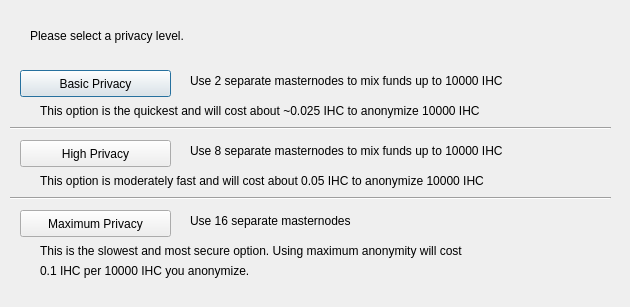
<?xml version="1.0" encoding="UTF-8"?>
<ui version="4.0">
 <class>ObfuscationConfig</class>
 <widget class="QDialog" name="ObfuscationConfig">
  <property name="geometry">
   <rect>
    <x>0</x>
    <y>0</y>
    <width>630</width>
    <height>307</height>
   </rect>
  </property>
  <property name="windowTitle">
   <string>Configure Obfuscation</string>
  </property>
  <widget class="QPushButton" name="buttonBasic">
   <property name="geometry">
    <rect>
     <x>20</x>
     <y>70</y>
     <width>151</width>
     <height>27</height>
    </rect>
   </property>
   <property name="text">
    <string>Basic Privacy</string>
   </property>
  </widget>
  <widget class="QPushButton" name="buttonHigh">
   <property name="geometry">
    <rect>
     <x>20</x>
     <y>140</y>
     <width>151</width>
     <height>27</height>
    </rect>
   </property>
   <property name="text">
    <string>High Privacy</string>
   </property>
  </widget>
  <widget class="QPushButton" name="buttonMax">
   <property name="geometry">
    <rect>
     <x>20</x>
     <y>210</y>
     <width>151</width>
     <height>27</height>
    </rect>
   </property>
   <property name="text">
    <string>Maximum Privacy</string>
   </property>
  </widget>
  <widget class="QLabel" name="label">
   <property name="geometry">
    <rect>
     <x>30</x>
     <y>20</y>
     <width>571</width>
     <height>31</height>
    </rect>
   </property>
   <property name="text">
    <string>Please select a privacy level.</string>
   </property>
  </widget>
  <widget class="QLabel" name="label_2">
   <property name="geometry">
    <rect>
     <x>190</x>
     <y>70</y>
     <width>421</width>
     <height>21</height>
    </rect>
   </property>
   <property name="text">
    <string>Use 2 separate masternodes to mix funds up to 10000 IHC</string>
   </property>
  </widget>
  <widget class="QLabel" name="label_3">
   <property name="geometry">
    <rect>
     <x>190</x>
     <y>140</y>
     <width>411</width>
     <height>21</height>
    </rect>
   </property>
   <property name="text">
    <string>Use 8 separate masternodes to mix funds up to 10000 IHC</string>
   </property>
  </widget>
  <widget class="QLabel" name="label_4">
   <property name="geometry">
    <rect>
     <x>190</x>
     <y>210</y>
     <width>421</width>
     <height>21</height>
    </rect>
   </property>
   <property name="text">
    <string>Use 16 separate masternodes</string>
   </property>
  </widget>
  <widget class="QLabel" name="label_6">
   <property name="geometry">
    <rect>
     <x>40</x>
     <y>100</y>
     <width>561</width>
     <height>21</height>
    </rect>
   </property>
   <property name="text">
    <string>This option is the quickest and will cost about ~0.025 IHC to anonymize 10000 IHC</string>
   </property>
  </widget>
  <widget class="QLabel" name="label_7">
   <property name="geometry">
    <rect>
     <x>40</x>
     <y>170</y>
     <width>561</width>
     <height>21</height>
    </rect>
   </property>
   <property name="text">
    <string>This option is moderately fast and will cost about 0.05 IHC to anonymize 10000 IHC</string>
   </property>
  </widget>
  <widget class="QLabel" name="label_8">
   <property name="geometry">
    <rect>
     <x>40</x>
     <y>240</y>
     <width>561</width>
     <height>21</height>
    </rect>
   </property>
   <property name="text">
    <string>This is the slowest and most secure option. Using maximum anonymity will cost</string>
   </property>
  </widget>
  <widget class="QLabel" name="label_9">
   <property name="geometry">
    <rect>
     <x>40</x>
     <y>260</y>
     <width>561</width>
     <height>21</height>
    </rect>
   </property>
   <property name="text">
    <string>0.1 IHC per 10000 IHC you anonymize.</string>
   </property>
  </widget>
  <widget class="Line" name="line">
   <property name="geometry">
    <rect>
     <x>10</x>
     <y>120</y>
     <width>601</width>
     <height>16</height>
    </rect>
   </property>
   <property name="orientation">
    <enum>Qt::Horizontal</enum>
   </property>
  </widget>
  <widget class="Line" name="line_2">
   <property name="geometry">
    <rect>
     <x>10</x>
     <y>190</y>
     <width>601</width>
     <height>16</height>
    </rect>
   </property>
   <property name="orientation">
    <enum>Qt::Horizontal</enum>
   </property>
  </widget>
 </widget>
 <resources/>
 <connections/>
</ui>
